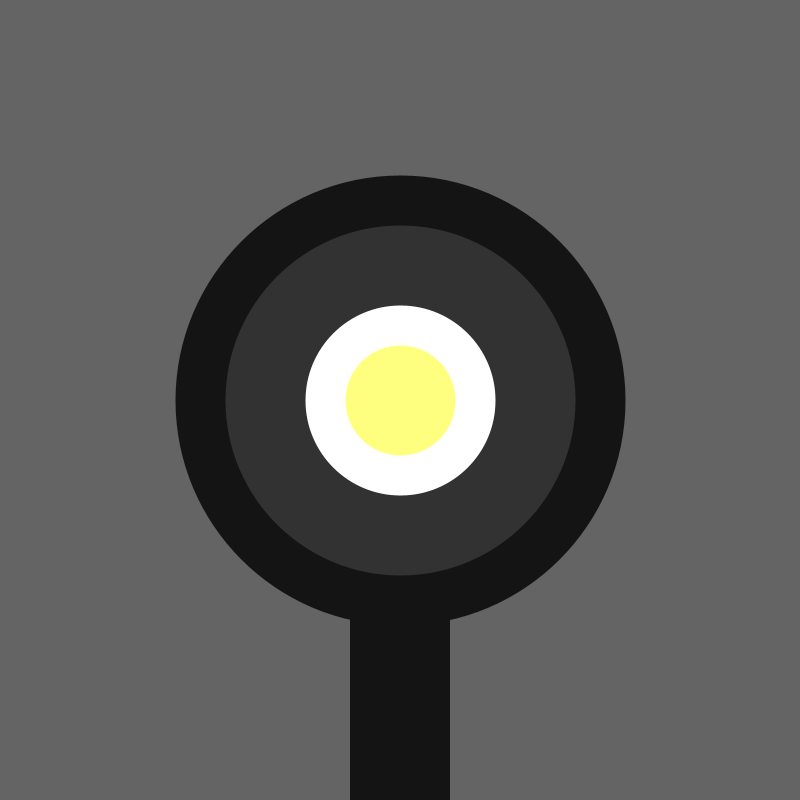
Frame 1 (no input)
Frame 60 (the mouse pressed at the canvas centre just before this capture): identical to frame 1, image omitted
Frame 120 (the mouse held since frame 60 and released just before this capture): identical to frame 1, image omitted

The Processing sketch that drew this single still picture (run headless with seeded random() and noise(); from frame 60 on, the mouse is pressed at the canvas centre):

// Processing sketch: sketch_00
// ── sketch_00.pde
/**
 * sketch_00
 */

void setup () {
  // Fenêtre de 800 pixels de large par 800 pixels de haut
  size(800, 800);
}

void draw () {
  // Arrière-plan en gris 100
  // background(100) revient à écrire background(100, 100, 100)
  background(100, 100, 100);

  // Le manche de la poêle est un rectangle sans contour ( noStroke ),
  // rempli de gris 20 ( fill(20) ),
  // placé en [x=350;y=400], de 100 pixels de haut par 400 pixels de large.
  noStroke();
  fill(20);
  rect(350, 400, 100, 400);

  // La poêle est une ellipse rempli en gris 50 ( fill(50) ),
  // avec un contour de couleur gris 20 ( stroke(20) )
  // et épais de 50 pixels ( strokeWeight(50) ).
  // Son centre est en [x=400;y=400], et elle fait 400x400 pixels.
  fill(50);
  stroke(20);
  strokeWeight(50);
  ellipse(400, 400, 400, 400);

  // L'oeuf a un contour blanc large de 40px, rempli d'un jaune [Rouge=255, Vert=255, Bleu=127]
  stroke(255);
  strokeWeight(40);
  fill(255, 255, 127);
  ellipse(400, 400, 150, 150);
}
